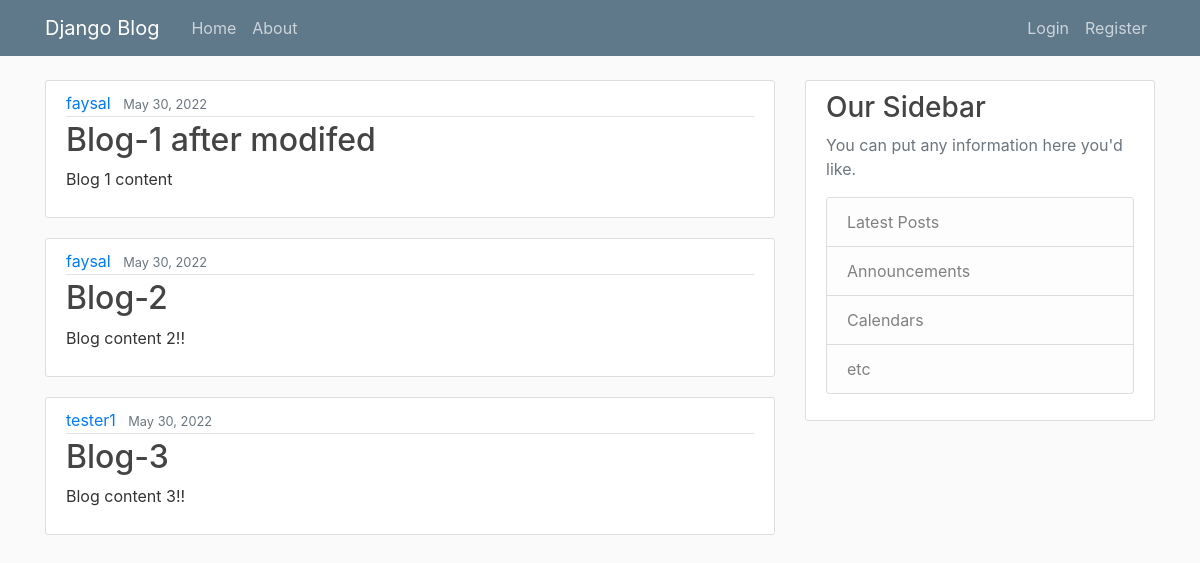
The page / on the database its author committed.
### myApp/models.py (models this page shows, shortened)
class Post(models.Model):
    title = models.CharField(max_length=100)
    content = models.TextField()
    date_posted = models.DateTimeField(default=timezone.now)
    author = models.ForeignKey(User, on_delete=models.CASCADE)

### myApp/views.py (the view)
# urls.py: 2. Add a URL to urlpatterns:  path('', views.home, name='home')
def home(request):
    context = {
        'posts': Post.objects.all()
    }
    return render(request, 'myApp/home.html', context)

### myApp/templates/myApp/home.html
{% extends "myApp/base.html" %}
{% block content %}
    {% for post in posts %}
        <article class="media content-section">
              <div class="media-body">
                <div class="article-metadata">
                  <a class="mr-2" href="#">{{ post.author }}</a>
                  <small class="text-muted">{{ post.date_posted|date:"F d, Y" }}</small>
                </div>
                <h2><a class="article-title" href="#">{{ post.title }}</a></h2>
                <p class="article-content">{{ post.content }}</p>
              </div>
        </article>
    {% endfor %}
{% endblock content %}

### myApp/static/myApp/main.css (style rules this page uses)
body { background: #fafafa; color: #333333; margin-top: 5rem; }
h1, h2, h3, h4, h5, h6 { color: #444444; }
.content-section { background: #ffffff; padding: 10px 20px; border: 1px solid #dddddd; border-radius: 3px; margin-bottom: 20px; }
.article-title { color: #444444; }
.article-content { white-space: pre-line; }
.article-metadata { padding-bottom: 1px; margin-bottom: 4px; border-bottom: 1px solid #e3e3e3 }

### rows shown on the page
Post: author "faysal", date_posted "May 30, 2022", title "Blog-1 after modifed", content "Blog 1 content"
Post: author "faysal", date_posted "May 30, 2022", title "Blog-2", content "Blog content 2!!"
Post: author "tester1", date_posted "May 30, 2022", title "Blog-3", content "Blog content 3!!"
